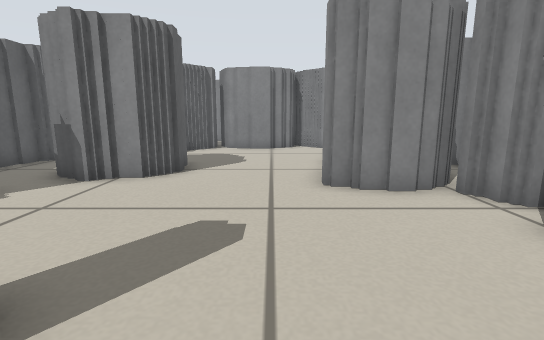
[1] (above)

21 first-person views from a walk through a world built for the Player/Stage simulator. The camera is 0.39 m above the floor, tilts 10° down and sees 85° across. Floor lines are 1 m apart. The floor is counted in squares, 0.25 m on a side. Each view is taken from the middle of a square. On the plan, view 1 faces up. The plan holds only what a view shows up to about 15 squares ahead; the rest is blank. The place goes on beyond the plan. Robots are left out.

[2]
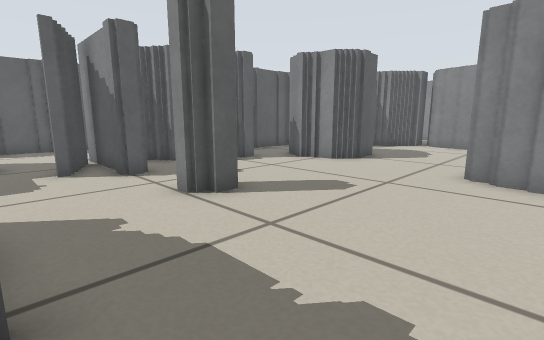

[3]
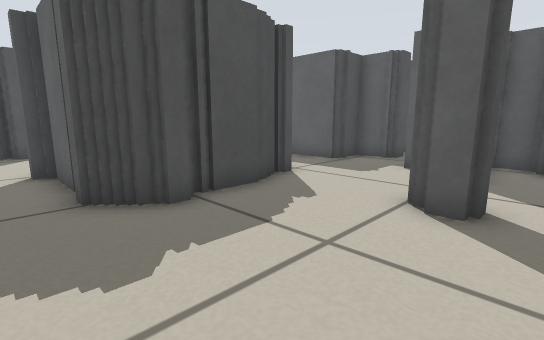

[4]
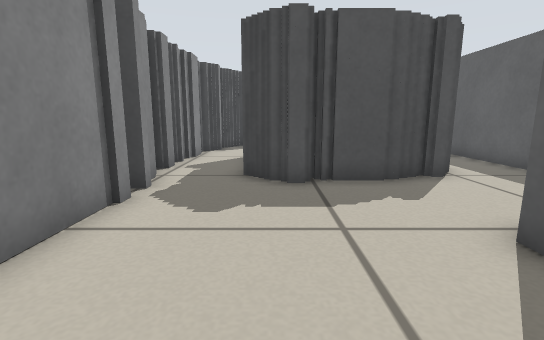

[5]
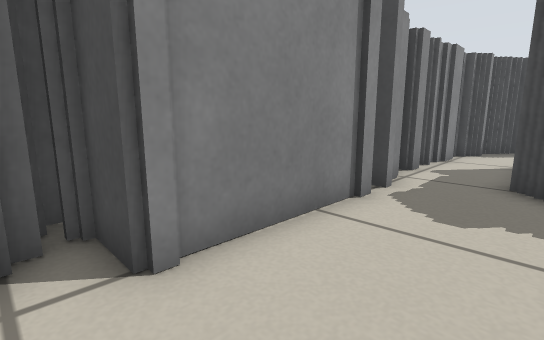

[6]
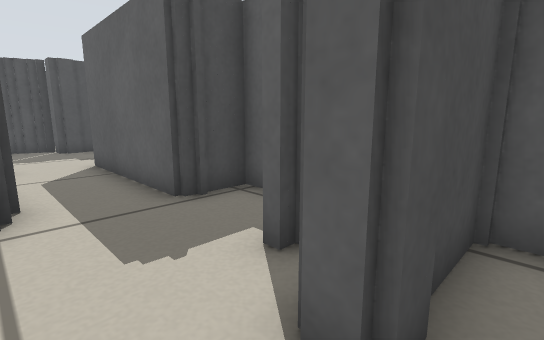

[7]
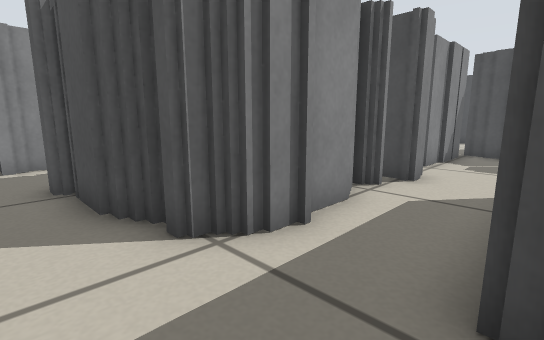

[8]
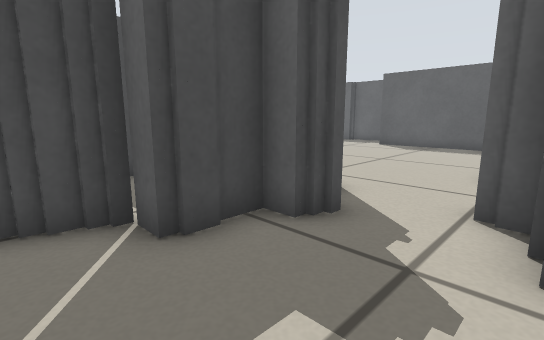

[9]
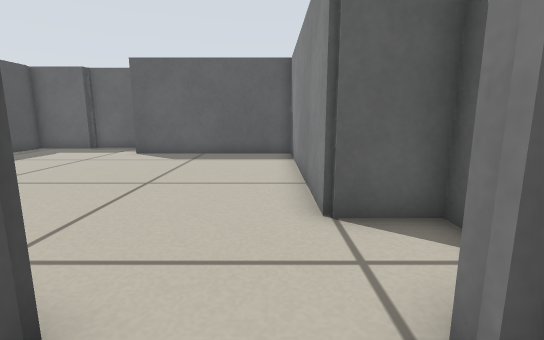

[10]
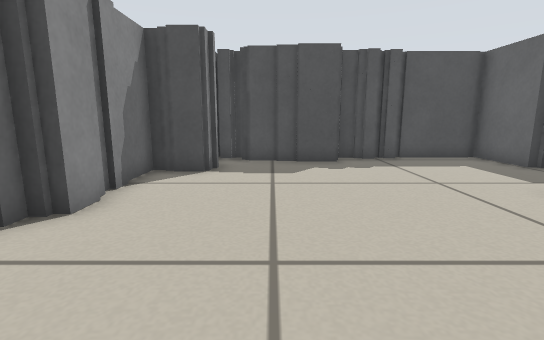

[11]
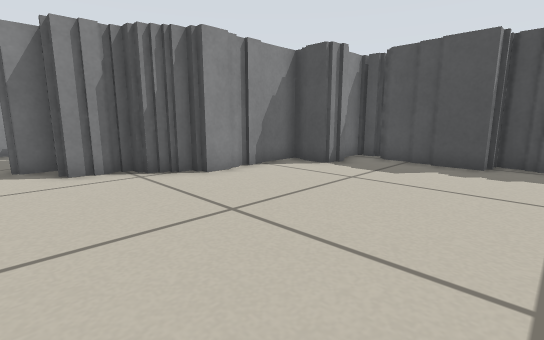

[12]
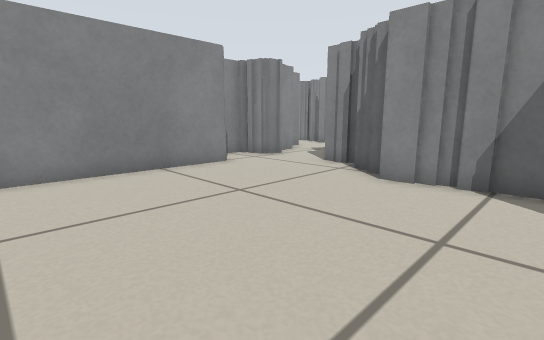

[13]
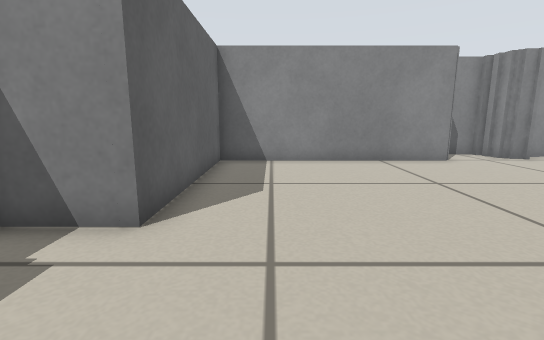

[14]
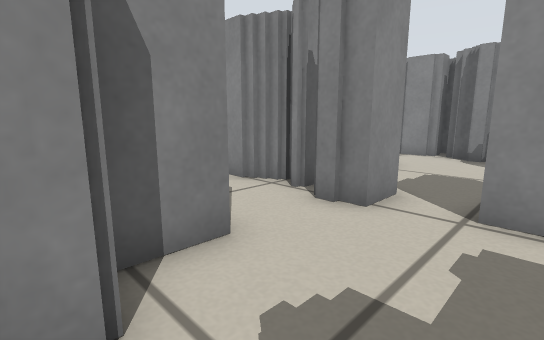

[15]
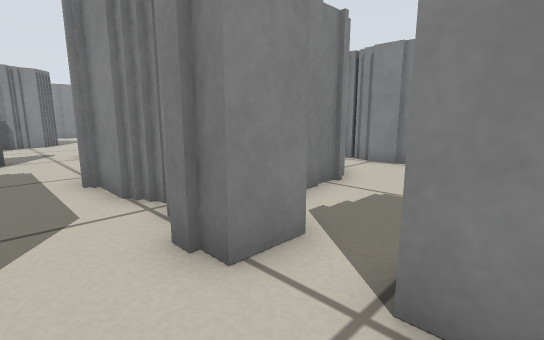

[16]
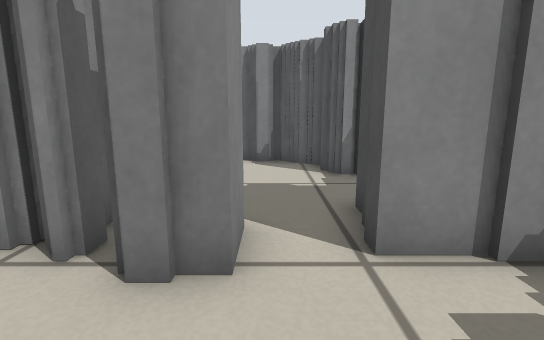

[17]
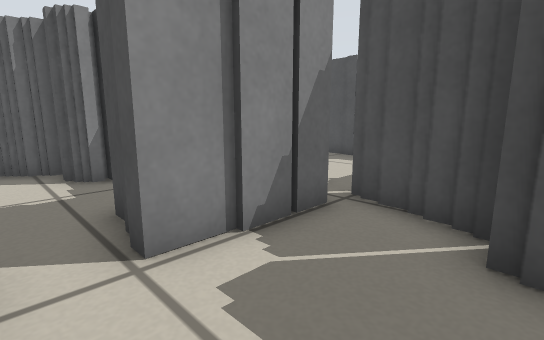

[18]
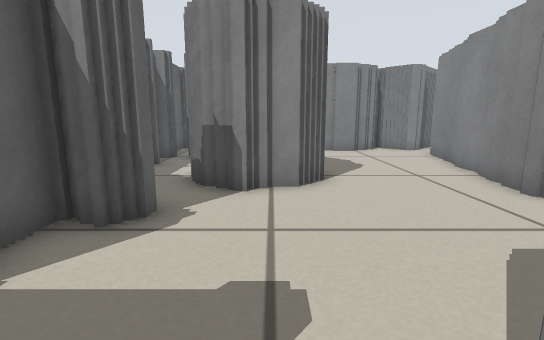

[19]
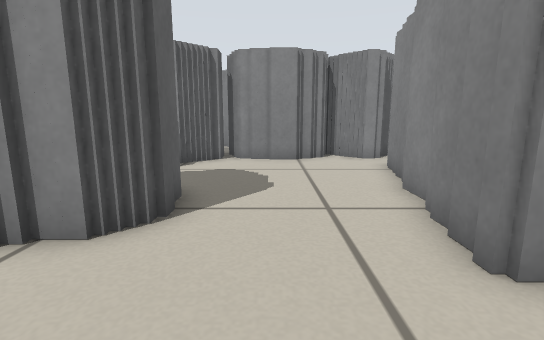

[20]
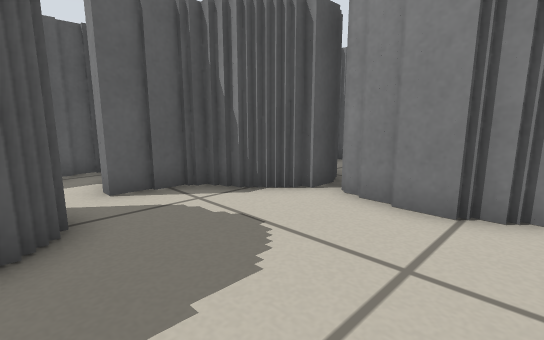

[21]
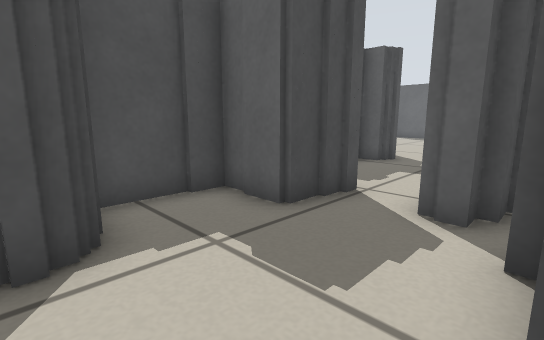

### Floor plan
Key: @ floor where view 1 was taken; # wall or solid block; . floor; T thing the floor can be seen under or through.
Columns run from 24 left of view 1 to 5 right of it. Each row starts with its distance up from view 1.
 16                      #######
 15                     #####..#
 14                    ##......#
 13                    #.......#
 12                    #......##
 11                #   ##.....#
 10                #    ##....#
  9                #    ##....#
  8                #   ###...##
  7                   ###....####
  6                  ##.......####
  5                  ##..........#
  4                  #..........##
  3                 ##..........#
  2           #    ##....##.....#
  1           #    ####..##.....#
  0           #.....###.....@...#
 -1           #.................#
 -2              ####.....####..#
 -3                ###..#######.#
 -4                  #..#     #.##
 -5                  #..#     #..#
 -6                  #..#     #.##
 -7                  #..##   ##.#
 -8                  #..######..#
 -9           ####  ##..TT......##
-10           ##.####...TT......#
-11   ##########.##......T ...###
-12   #.................TTT..###
-13   #........... ## ..### .#
-14   #..........#####..# ####
-15   #..........#   ####
-16   #.........##
-17   #........##
-18 ###........##
-19 #..........##
-20 #...........#
-21 #.........###
-22 #.........#
-23 #.....#####
-24 #######  ##

Positions as (right, up) in squares from view 1, and headings:
1: (0, 0), facing up
2: (3, -2), facing up-left
3: (3, 3), facing down-left
4: (1, 5), facing down
5: (1, 5), facing down-right
6: (-4, 2), facing down-left
7: (-7, -1), facing down-right
8: (-5, -10), facing down-left
9: (-9, -12), facing left
10: (-16, -12), facing down
11: (-20, -12), facing down-right
12: (-20, -20), facing up-right
13: (-20, -22), facing up
14: (-9, -12), facing up-right
15: (-6, -12), facing up-right
16: (-7, -10), facing right
17: (-7, -10), facing down-right
18: (-4, 1), facing up
19: (-1, 4), facing up
20: (1, 10), facing up-left
21: (2, -8), facing down-left
